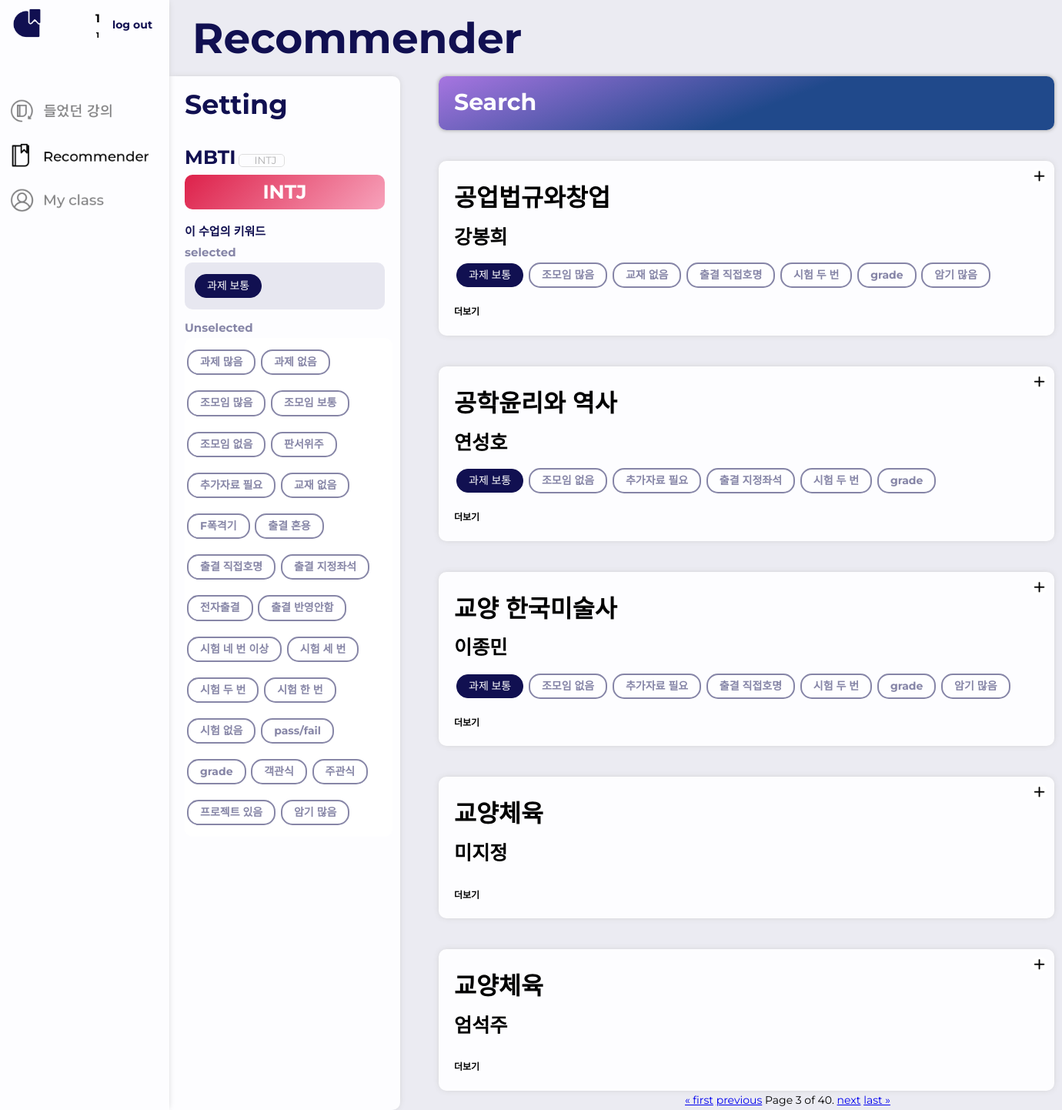
Screenshot of /class_rec_ver2?page=3&menu4=&menu=&menu0=&menu1=&menu2=&menu3=&keyword= (signed in) with the database file from the repository.
### main/models.py (models this page shows, shortened)
class User(AbstractBaseUser):
    userid = models.TextField(max_length=20) # 계정
    username = models.TextField(max_length=20)
    user_number = models.TextField(max_length=10)
    mbti = models.TextField(max_length=4)
    objects = UserManager()
    USERNAME_FIELD = 'userid'
    REQUIRED_FIELDS = ['user_number']

class UserKeyword(models.Model):
    user_id = models.IntegerField()
    keyword_id = models.IntegerField()
    keyword = models.TextField(max_length=10)
    flag = models.IntegerField()

class Subject(models.Model):
    subj_id = models.IntegerField(unique=True)
    subj_name = models.TextField(max_length=20)
    category1 = models.TextField(max_length=10)
    category2 = models.TextField(max_length=10)
    prof_name = models.TextField(max_length=10)
    grading = models.TextField(max_length=100)
    time = models.TextField(max_length=20)
    room = models.TextField(max_length=10)

class SubjectKeyword(models.Model):
    keyword_id = models.IntegerField()
    keyword = models.TextField(max_length=10)

### main/views.py (the view, shortened to what this page needs)
# urls.py: path('class_rec_ver2', views.class_rec_ver2, name='class_rec_ver2'),
def class_rec_ver2(request):
    user = User.objects.get(userid=request.session['userid'])
    subjects_id = []
    subjects = Subject.objects.all().order_by('subj_name')
    try:  # 찜목록 안뜨게
        wishlist = get_list_or_404(WishList, user_id=user.id)
        for wish in wishlist:
            subjects = subjects.exclude(subj_id=wish.subj_id)
    except:
        pass
    user_keyword_list = []
    try:
        keywords = SubjectKeyword.objects.all()
        try:
            user_keyword_list = get_list_or_404(UserKeyword, user_id=user.id)
        except:
            pass
    except:
        pass
    keyword_name_list = []
    user_keyword = UserKeyword.objects.filter(user_id=user.id).filter(flag=1)
    for k in user_keyword:
        keyword_name_list.append(k.keyword)
    subj_keyword_list = []
    for subj in subjects:
        keywords = SubjectKeywords.objects.filter(subj_id=subj.subj_id).filter(value=1)
        li = []
        for k in keywords:
            li.append(SubjectKeyword.objects.get(keyword_id=k.keyword_id).keyword)
        subj_keyword_list.append(li)
    subj_and_keyword = list(zip(subjects, subj_keyword_list))
    if request.method == 'GET':
        print(request.GET.get('menu1', ''))
        if request.GET.get('menu1', '') == '':
            choice = 0
        else:
            choice = int(request.GET.get('menu1', ''))
        if request.GET.get('menu0', '') == '':
            menu4 = 0
        else:
            menu4 = int(request.GET.get('menu0', ''))
        menu1_list = ['전체', '일반교양', '확대교양', '심화교양']
        menu2_1 = ['전체', '인간과문화', '사회와역사', '자연과과학']
        menu2_2 = ['전체', '미래융복합', '국제화', '진로와취업', '예술과체육']
        menu2_3 = ['전체', '문학과문화', '역사와철학', '자연과생명', '기술과문명', '예술과체육']
        menu1 = menu1_list[choice]
        if request.GET.get('menu2', '') == '':
            m2 = 0
        else:
            m2 = int(request.GET.get('menu2', ''))
        if choice == 0:
            menu2 = '전체'
        elif choice == 1:
            menu2 = menu2_1[m2]
        elif choice == 2:
            menu2 = menu2_2[m2]
        elif choice == 3:
            menu2 = menu2_3[m2]
        for subject in subjects:
            subjects_id.append(subject.subj_id)
        recommend_subjects = []
        try:
            if menu4 != 0:
                print('만족도 기반')
                user_keywords = list(UserKeyword.objects.filter(user_id=user.id).values_list('keyword_id', 'flag'))
                user_keywords = [list(x) for x in user_keywords]
                ratings = list(UserSubject.objects.values_list('user_id', 'subj_id', 'rating'))
                ratings = [list(x) for x in ratings]
                goods_single = list(UserSubject.objects.filter(user_id=user.id).values_list('subj_id', 'good'))
                goods_single = [list(x) for x in goods_single]
                goods = list(UserSubject.objects.values_list('user_id', 'subj_id', 'good'))
                goods = [list(x) for x in goods]
                wish = list(WishList.objects.values_list('user_id', 'subj_id'))
                wish = [list(x) for x in wish]
                mbti = list(User.objects.values_list('id', 'mbti'))
                mbti = [list(x) for x in mbti]
                lecture = list(SubjectKeywords.objects.values_list('subj_id', 'keyword_id', 'value'))
                lecture = [list((x[0], x[1], 1)) if x[2] > 1 else list(x) for x in
                           lecture]  # if subjects_id.count(x[0]) > 0
                print(ratings)
                print(goods)
                '''predict(15, 200, 0)

                recommend_ = []'''
                alpha = [0.8, 0, 0, 0.2]
                if menu4 == 2:
                    print("유사 강의순")
                    alpha = [0.2, 0, 0, 0.8]
                ts, lecture_list = total_sim(goods, wish, ratings, lecture, alpha)
                if menu4 == 3:
                    user_keywords_wide = pd.DataFrame(user_keywords, columns=["keyword", "key"])
                    lecture_temp = pd.DataFrame(lecture, columns=["id", "keyword", "value"])
                    print(pre_lec(lecture_temp))
                    recommend_ = keyword_sort(user_keywords_wide, pre_lec(lecture_temp))
                    print(recommend_)
                else:
                    print(alpha)
                    user = user_input(goods_single, lecture_list)
                    recommend_ = recommend(ts, user)
                subj = Subject.objects.all()
                if menu1 != '전체':
                    subj = Subject.objects.filter(category1__contains=menu1).order_by('subj_name')
                    if menu2 != '전체':
                        subj = Subject.objects.filter(category2__contains=menu2).order_by('subj_name')
                try:
                    usersubjectlist = UserSubject.objects.filter(
                        user_id=User.objects.get(userid=request.session['userid']).id)
                    for usersubject in usersubjectlist:
                        subj = subj.exclude(subj_id=usersubject.subj_id)
                except:
                    pass
                subj_id_list = []
                subj_keyword_list = []
                for x in subj:
                    subj_id_list.append(x.subj_id)
                for i in recommend_:
                    if i in subj_id_list:
                        subj = Subject.objects.get(subj_id=i)
                        subj_keyword = SubjectKeywords.objects.filter(subj_id=i).filter(value=1)
                        li = []
                        for k in subj_keyword:
                            li.append(SubjectKeyword.objects.get(keyword_id=k.keyword_id).keyword)
                        subj_keyword_list.append(li)
                        recommend_subjects.append(subj)
                subj_and_keyword = list(zip(recommend_subjects, subj_keyword_list))
        except Exception as ex:
            print(ex.__str__())
            pass
        paginator = Paginator(subj_and_keyword, 5)
        page_number = request.GET.get('page')
        page_obj = paginator.get_page(page_number)
        return render(request, 'main/class_rec_ver2.html', {
            'user': User.objects.get(userid=request.session['userid']),
            'keyword_name_list': keyword_name_list,
            'subj_and_keyword': subj_and_keyword,
            'user_keyword_list': user_keyword_list,
            'page_obj': page_obj,
        })

### main/templates/main/class_rec_ver2.html (shortened to what this page needs)
{% load static %}
<html>
    <head>
        <LINK HREF="{% static 'main/css/ClassRecVer2.css' %}" rel="stylesheet" />
    </head>
    <body>
        <div class="all">
            <div class="menu_bar">
                <div class="profile">
                    <div class="profile_logo">
                        <img src="{% static 'main/img/main_logo.png' %}" width="40px" height='40px' >
                    </div>
                    <div class="profile_name">
                        <span style="font-size: 15px; font-weight: bold; ">{{ user.username }}</span><br>
                        <span style="font-size: 10px; font-weight: bold; opacity: 50; ">{{ user.user_number }}</span>
                    </div>
                    <div class="logout">
                        <a href="{% url 'main:logout' %}" >log out</a>
                    </div>
                </div>
                <ul class="menu_list" >
                    <li class="menu_button" >
                        <A href="{% url 'main:pre_lec_ver2' %}" >
                            <img src="{% static 'main/img/들었던강의.png' %}" width="200" height='40' >
                        </A>
                    </li>
                    <li class="menu_button_thisPage">
                        <A href="{% url 'main:class_rec_ver2' %}"  >
                            <img src="{% static 'main/img/recommender.png' %}" width="200" height='40' >
                        </A>
                    </li>
                    <li class="menu_button">
                        <A href="{% url 'main:my_class_ver2' %}" >
                            <img src="{% static 'main/img/my_class.png' %}" width="200" height='40' >
                        </A>
                    </li>
                </ul>
            </div>
            <div class="container" >
                <div class="page_title">
                    <span style="font-size: 55px; font-weight: bold; ">Recommender</span>
                </div>
                <div class="content_container">
                    <div class="setting_container">
                        <div class="setting_title">
                            <span style="font-size: 35px; font-weight: bold; ">Setting</span>
                        </div>
                        <div class="mbti_window">
                            <span style="font-size: 25px; font-weight: bold; ">MBTI</span>
                            <select name='mbti' class="mbtiSelect" onchange="changeMbti(false)">
                                <option value='0'>INTJ</option>
                            </select>
                            <br>
                            <div class="mbtiframe" id="mbtiframeRed">
                                <form id="mbti_form" action="class_rec_ver2/mbti" method="post"> {% csrf_token %}
                                    <div class="mymbti" style="font-size: 25px; font-weight: bold; position: relative; text-align: center;">INTJ</div>
                                </form>
                            </div>
                        </div>
                        <div class="keyword_window">
                            <span style="font-size: 15px; font-weight: bold; ">이 수업의 키워드</span><br>
                            <span style="font-size: 15px; font-weight: bold; opacity: 0.5; ">selected</span>
                            <div class="selected_keyword_window">
                                {% for keyword in user_keyword_list %}
                                    {% if keyword.flag == 1 %}
                                        <div id='selected_keyword' class="selected_keyword_button" key="{{keyword.keyword_id}}">{{ keyword.keyword }}</div>
                                {% endif %}
                                {% endfor %}
                            </div>
                            <span style="font-size: 15px; font-weight: bold; opacity: 0.5; ">Unselected</span>
                            <div class="unselected_keyword_window">
                                {% for keyword in user_keyword_list %}
                                    {% if keyword.flag == 0 %}
                                        <div id='unselected_keyword' class="unselected_keyword_button" key="{{keyword.keyword_id}}">{{ keyword.keyword }}</div>
                                    {% endif %}
                                {% endfor %}
                            </div>
                        </div>
                    </div>
                    <div class="search_container">
                        <div class="search_window" onclick="showPopup()">
                            <div class="search_title" >
                                <span style="font-size: 30px; font-weight: bold; ">Search</span>
                            </div>
                            <div class="classTypeFrame">
                            </div>
                        </div>
                        {% for subject, keywords in page_obj %}
                            <div class="class_window">
                                <div class="class_basic_window">
                                    <div class="class_name_window">
                                        <span style="font-size: 2.25rem; font-weight: bold; ">{{subject.subj_name}}</span><br>
                                        <span style="font-size: 1.8rem; font-weight: bold; ">{{subject.prof_name}}</span>
                                        <div class="class_keyword_window">
                                            {% for keyword in keywords %}
                                                {% if keyword in keyword_name_list %}
                                                    <div class="selected_keyword_show">{{ keyword }}</div>
                                                {% else %}
                                                    <div class="unselected_keyword_show">{{ keyword }}</div>
                                                {% endif%}
                                            {% endfor %}
                                        </div>
                                    </div>
                                    <div class="class_button_window">
                                        <div class="plus_button" >
                                            <a href="./class_rec_ver2/wish/{{ subject.subj_id }}"><img src="{% static 'main/img/plus.png'%}" width="15" height="15"></a>
                                        </div>
                                    </div>
                                </div>
                                <div class="class_more_window">
                                    <div class="more_button" onclick="moreshow({{ subject.subj_id }})" >
                                        <span style="font-size: 12px; font-weight: bold; "> 더보기</span>
                                    </div>
                                </div>
                            </div>
                        {% endfor %}
                         <div class="pagination" style="margin-left:40%;">
                            <span class="step-links">
                                {% if page_obj.has_previous %}
                                    <a href="?page=1&menu4={{ get.menu4 }}&menu={{ get.menu }}&menu0={{ get.menu0 }}&menu1={{ get.menu1 }}&menu2={{ get.menu2 }}&menu3={{ get.menu3 }}&keyword={{ get.keyword }}">&laquo; first</a>
                                    <a href="?page={{ page_obj.previous_page_number }}&menu4={{ get.menu4 }}&menu={{ get.menu }}&menu0={{ get.menu0 }}&menu1={{ get.menu1 }}&menu2={{ get.menu2 }}&menu3={{ get.menu3 }}&keyword={{ get.keyword }}">previous</a>
                                {% endif %}
                                <span class="current">
                                    Page {{ page_obj.number }} of {{ page_obj.paginator.num_pages }}.
                                </span>
                                {% if page_obj.has_next %}
                                    <a href="?page={{ page_obj.next_page_number }}&menu4={{ get.menu4 }}&menu={{ get.menu }}&menu0={{ get.menu0 }}&menu1={{ get.menu1 }}&menu2={{ get.menu2 }}&menu3={{ get.menu3 }}&keyword={{ get.keyword }}">next</a>
                                    <a href="?page={{ page_obj.paginator.num_pages }}&menu4={{ get.menu4 }}&menu={{ get.menu }}&menu0={{ get.menu0 }}&menu1={{ get.menu1 }}&menu2={{ get.menu2 }}&menu3={{ get.menu3 }}&keyword={{ get.keyword }}">last &raquo;</a>
                                {% endif %}
                            </span>
                        </div>
                    </div>
                </div>
            </div>
        </div>
    </body>
</html>

### rows the page displays
User: username "1", user_number "1"
UserKeyword: keyword "과제 보통"
UserKeyword: keyword "과제 많음"
UserKeyword: keyword "과제 없음"
UserKeyword: keyword "조모임 많음"
UserKeyword: keyword "조모임 보통"
UserKeyword: keyword "조모임 없음"
UserKeyword: keyword "판서위주"
UserKeyword: keyword "추가자료 필요"
UserKeyword: keyword "교재 없음"
UserKeyword: keyword "F폭격기"
UserKeyword: keyword "출결 혼용"
UserKeyword: keyword "출결 직접호명"
UserKeyword: keyword "출결 지정좌석"
UserKeyword: keyword "전자출결"
UserKeyword: keyword "출결 반영안함"
UserKeyword: keyword "시험 네 번 이상"
UserKeyword: keyword "시험 세 번"
UserKeyword: keyword "시험 두 번"
UserKeyword: keyword "시험 한 번"
UserKeyword: keyword "시험 없음"
UserKeyword: keyword "pass/fail"
UserKeyword: keyword "grade"
UserKeyword: keyword "객관식"
UserKeyword: keyword "주관식"
UserKeyword: keyword "프로젝트 있음"
UserKeyword: keyword "암기 많음"
Subject: subj_name "공업법규와창업", prof_name "강봉희"
SubjectKeyword: keywords "과제 보통" "과제 보통" "과제 보통"
SubjectKeyword: keywords "조모임 많음"
SubjectKeyword: keywords "교재 없음"
SubjectKeyword: keywords "출결 직접호명" "출결 직접호명"
SubjectKeyword: keywords "시험 두 번" "시험 두 번" "시험 두 번"
SubjectKeyword: keywords "grade" "grade" "grade"
SubjectKeyword: keywords "암기 많음" "암기 많음"
Subject: subj_name "공학윤리와 역사", prof_name "연성호"
SubjectKeyword: keywords "조모임 없음" "조모임 없음"
SubjectKeyword: keywords "추가자료 필요" "추가자료 필요"
SubjectKeyword: keywords "출결 지정좌석"
Subject: subj_name "교양 한국미술사", prof_name "이종민"
Subject: subj_name "교양체육", prof_name "미지정"
Subject: subj_name "교양체육", prof_name "엄석주"

### other values shown
{{ page_obj.number }} "3"
{{ page_obj.paginator.num_pages }} "40"
